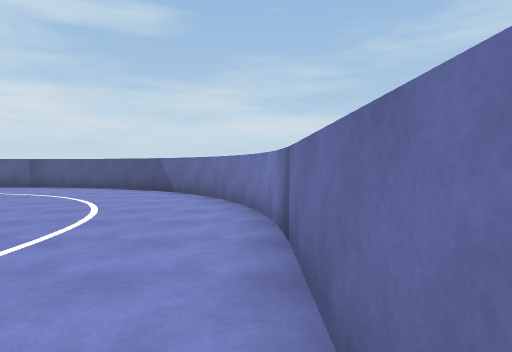
View 1 (above)

24 first-person views from a walk through a scene from a Unity 3-D project. The camera is 1.4 m above the floor, tilts 2° down and sees 75° across. The floor is counted in squares, 2 m on a side. Each view is taken from the middle of a square. On the plan, view 1 faces up. The plan holds only what a view shows up to about 10 squares ahead; the rest is blank. The place goes on beyond the plan. The player character is not drawn. Some animated figures are not drawn.

View 2
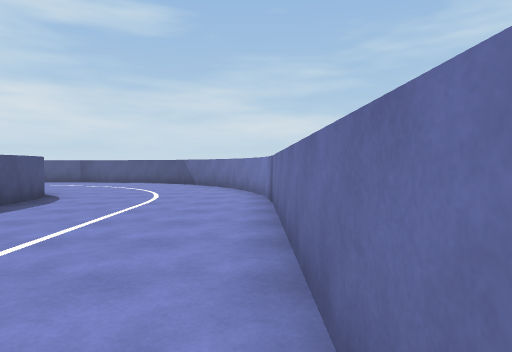

View 3
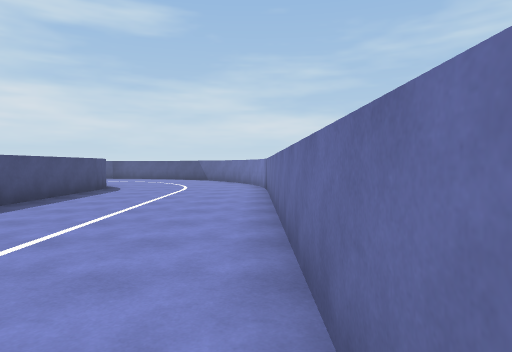

View 4
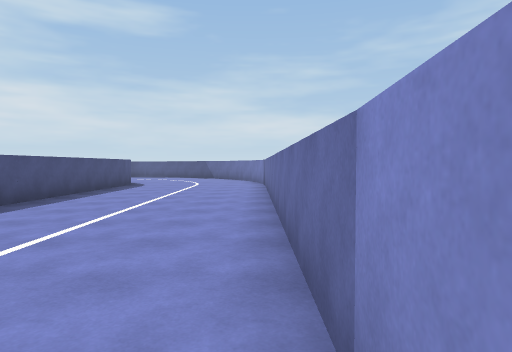

View 5
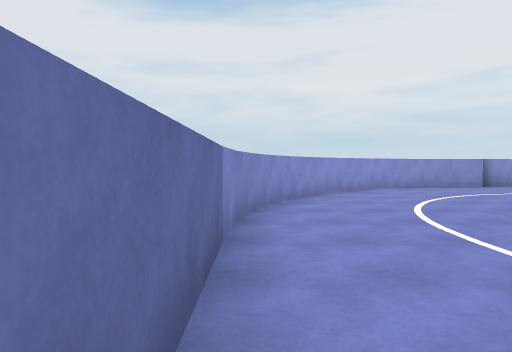

View 6
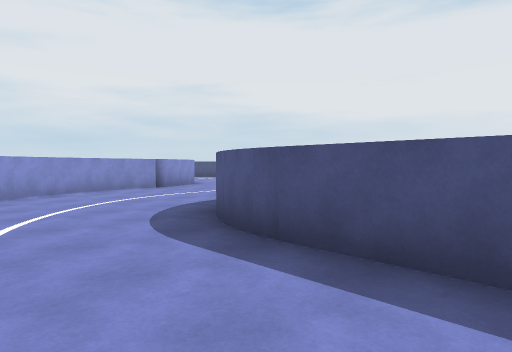

View 7
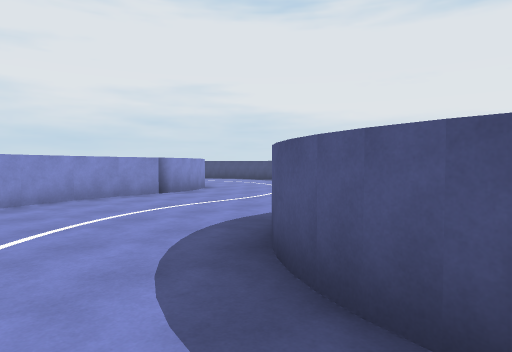

View 8
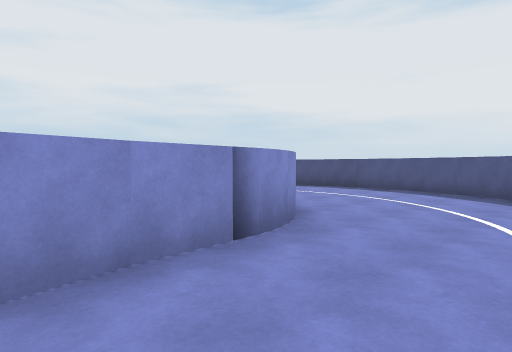

View 9
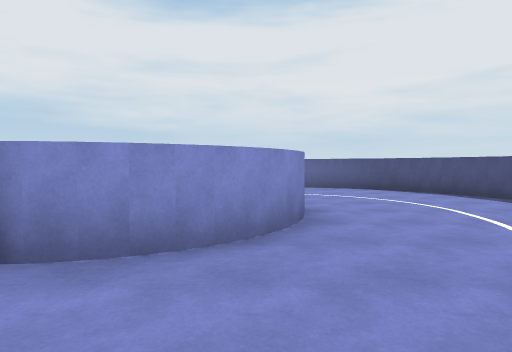

View 10
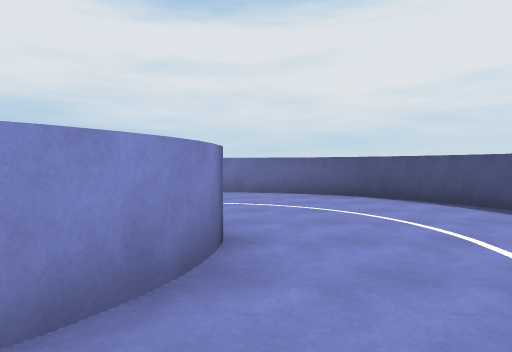

View 11
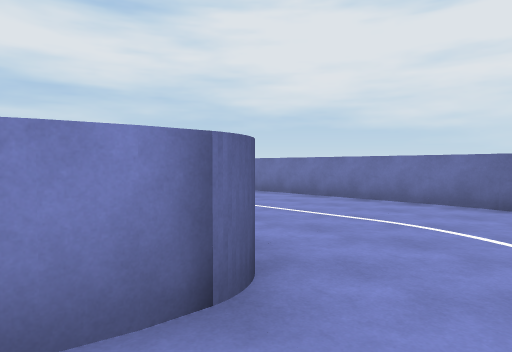

View 12
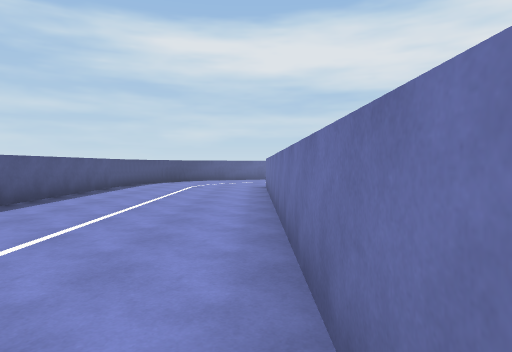

View 13
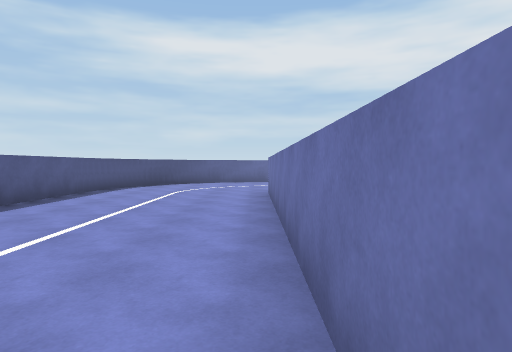

View 14
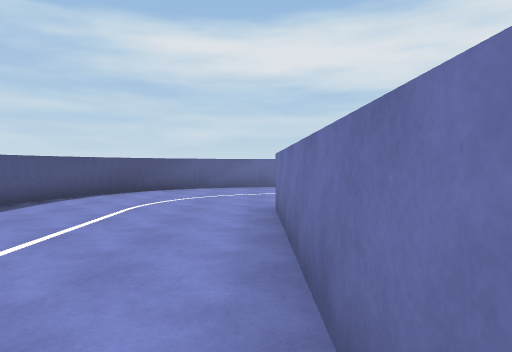

View 15
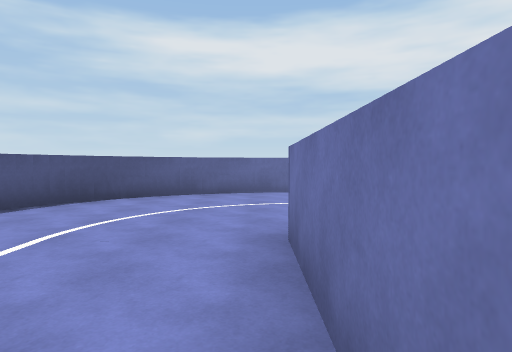

View 16
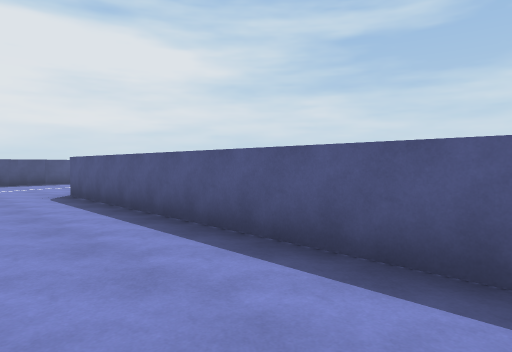

View 17
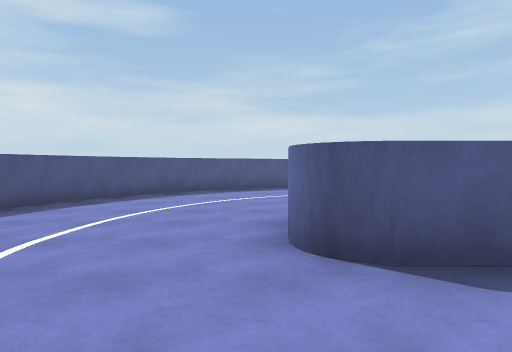

View 18
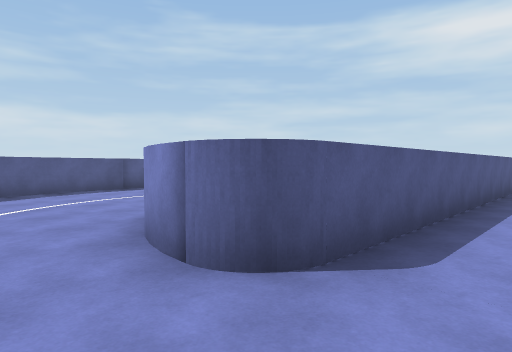

View 19
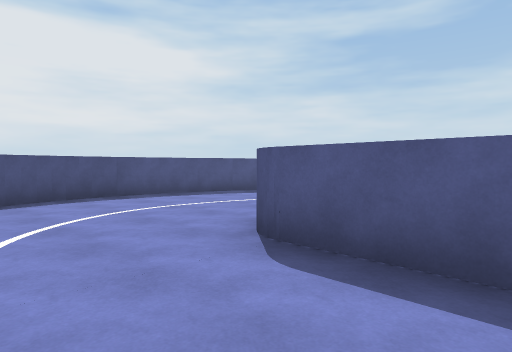

View 20
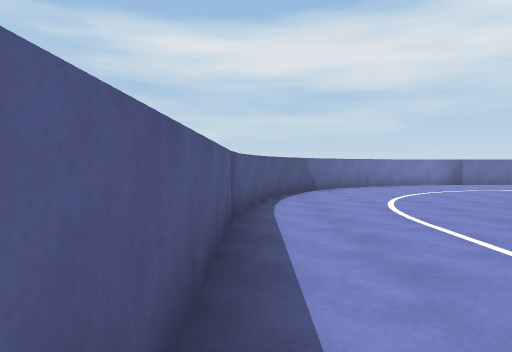

View 21
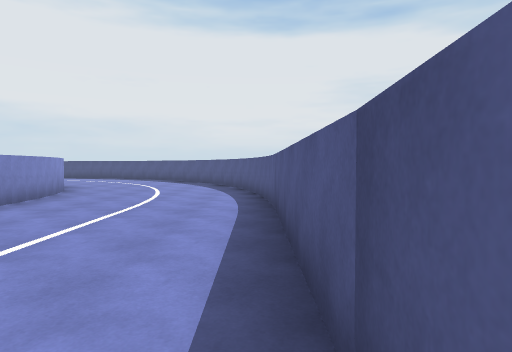

View 22
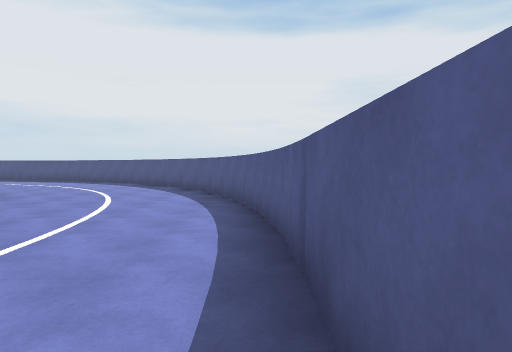

View 23
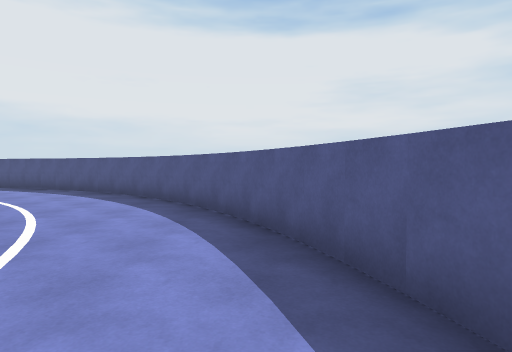

View 24
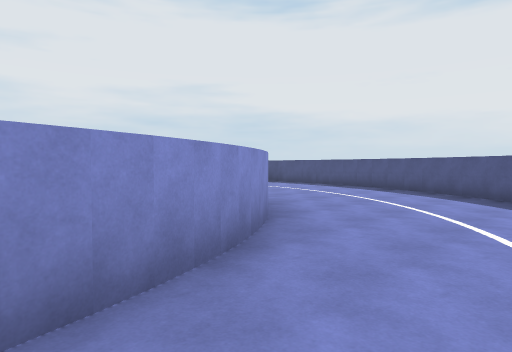

### Floor plan
Key: @ floor where view 1 was taken; # wall or solid block; . floor.
Columns run from 23 left of view 1 to 7 right of it. Each row starts with its distance up from view 1.
 11          ##########
 10       ####........###
  9     ###.............###
  8    ##.................#
  7   ##..................##
  6  ##..........    ......#
  5  #.......###      .....##
  4 ##.....###        #.....#
  3 #.....            #.....#
  2 #.....            #.....#
  1 # ...             #.....#
  0                   #....@#
 -1                   #.....#
 -2                   #.....#
 -3                    .....#
 -4                     ....#
 -5                   #.....#
 -6                   #.....#
 -7                   #.....#
 -8                  ##.....#
 -9               ####.....##
-10             ###........#
-11           ###.........##
-12           #...........#
-13          ##.........###
-14          #........###
-15         ##.....####
-16         #.....##
-17         #.....#############
-18         #.................###
-19         ##..................##
-20          #...................#
-21          ##..................##
-22           ###.................#
-23             #############  ...#

Where each view was taken, in squares from view 1:
view 1: 0 up, 0 right, facing up
view 2: 3 down, 0 right, facing up
view 3: 6 down, 0 right, facing up
view 4: 8 down, 0 right, facing up
view 5: 4 down, 0 right, facing down
view 6: 5 down, 2 left, facing down-left
view 7: 7 down, 3 left, facing down-left
view 8: 12 down, 5 left, facing down-left
view 9: 12 down, 9 left, facing down
view 10: 14 down, 10 left, facing down
view 11: 16 down, 11 left, facing down-right
view 12: 22 down, 9 left, facing right
view 13: 22 down, 7 left, facing right
view 14: 22 down, 4 left, facing right
view 15: 22 down, 2 left, facing right
view 16: 20 down, 1 left, facing up-left
view 17: 20 down, 10 left, facing up
view 18: 19 down, 11 left, facing up-right
view 19: 20 down, 7 left, facing up-left
view 20: 10 up, 11 left, facing right
view 21: 10 up, 6 left, facing left
view 22: 10 up, 9 left, facing left
view 23: 9 up, 13 left, facing left
view 24: 7 up, 13 left, facing down-left
